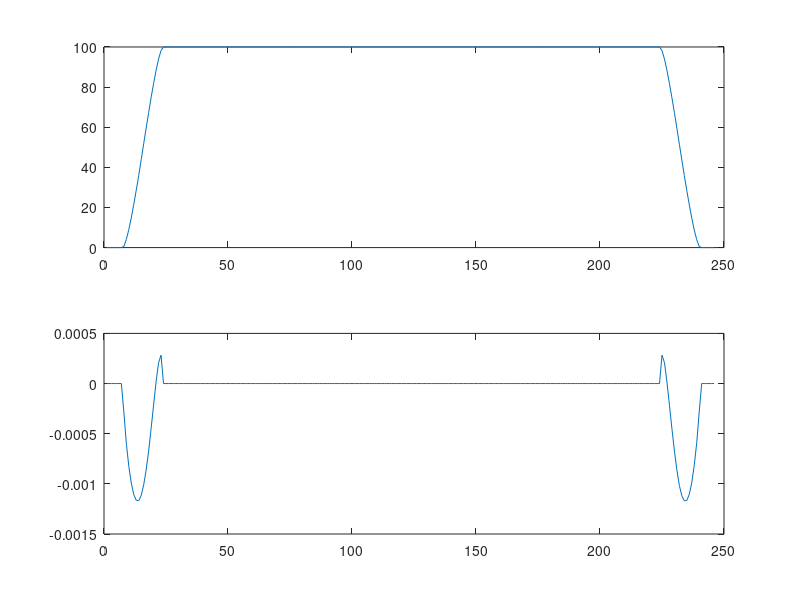

This figure's MATLAB source:

%  Test data for Annular eclipse
Data = [  -360289.895402500   1804947.560213000   782531.466557400       26499993.124778342       -132757256.161143260       -57556647.433934323             46.675056824          0.365440911
   -360926.944579662   1804840.516161845   782485.061519991       26501780.776234128       -132756955.057288200       -57556516.901344009             46.675051456          0.365440891
   -361563.993747349   1804733.472179746   782438.656509861       26501780.776234128       -132756955.057288200       -57556516.901344009             46.675036775          0.365440834
   -362201.042905511   1804626.428266710   782392.251527013       26503568.423790973       -132756653.933435630       -57556386.360094532             46.675011841          0.365440738
   -362838.092054101   1804519.384422750   782345.846571451       26503568.423790973       -132756653.933435630       -57556386.360094532             46.674977584          0.365440604
   -363475.141193069   1804412.340647873   782299.441643181       26503568.423790973       -132756653.933435630       -57556386.360094532             46.429764136          0.365440431
   -364112.190322366   1804305.296942090   782253.036742205       26505356.067448612       -132756352.789585620       -57556255.810185902             44.694434872          0.365440221
   -364749.239441943   1804198.253305411   782206.631868529       26507143.707206756       -132756051.625738230       -57556125.251618125             42.366433345          0.365439971
   -365386.288551751   1804091.209737844   782160.227022156       26507143.707206756       -132756051.625738230       -57556125.251618125             39.654373451          0.365439684
   -366023.337651741   1803984.166239401   782113.822203092       26507143.707206756       -132756051.625738230       -57556125.251618125             36.787088755          0.365439358
   -366660.386741864   1803877.122810090   782067.417411339       26508931.343065128       -132755750.441893460       -57555994.684391223             33.955561513          0.365438994
   -367297.435822071   1803770.079449922   782021.012646903       26508931.343065128       -132755750.441893460       -57555994.684391223             30.982204237          0.365438591
   -367934.484892314   1803663.036158908   781974.607909788       26510718.975023445       -132755449.238051350       -57555864.108505197             28.125220072          0.365438151
   -368571.533952542   1803555.992937055   781928.203199998       26512506.603081428       -132755148.014211940       -57555733.523960091             25.294476979          0.365437671
   -369208.583002709   1803448.949784375   781881.798517538       26512506.603081428       -132755148.014211940       -57555733.523960091             22.399712867          0.365437154
   -369845.632042764   1803341.906700878   781835.393862412       26512506.603081428       -132755148.014211940       -57555733.523960091             19.572594690          0.365436598
   -370482.681072658   1803234.863686573   781788.989234623       26514294.228437498       -132754846.770173240       -57555602.930668317             16.933505314          0.365436004
   -371119.730092343   1803127.820741470   781742.584634178       26516081.848693971       -132754545.506339330       -57555472.328805044             14.388551781          0.365435371
   -371756.779101770   1803020.777865581   781696.180061080       26516081.848693971       -132754545.506339330       -57555472.328805044             11.859579713          0.365434701
   -372393.828100889   1802913.735058914   781649.775515333       26517869.465049274       -132754244.222508210       -57555341.718282729              9.557354584          0.365433992
   -373030.877089653   1802806.692321479   781603.370996943       26517869.465049274       -132754244.222508210       -57555341.718282729              7.320523652          0.365433244
   -373667.926068012   1802699.649653288   781556.966505912       26517869.465049274       -132754244.222508210       -57555341.718282729              5.269512838          0.365432458
   -374304.975035917   1802592.607054349   781510.562042247       26519657.077503126       -132753942.918679940       -57555211.099101357              3.503354552          0.365431634
   -374942.023993319   1802485.564524674   781464.157605950       26521444.686055247       -132753641.594854530       -57555080.471260987              1.981969706          0.365430772
   -375579.072940170   1802378.522064272   781417.753197028       26521444.686055247       -132753641.594854530       -57555080.471260987              0.732432601          0.365429871
   -376216.121876420   1802271.479673154   781371.348815484       26521444.686055247       -132753641.594854530       -57555080.471260987              0.007972503          0.365428932
   -376853.170802020   1802164.437351330   781324.944461323       26523232.290705353       -132753340.251032040       -57554949.834761590              0.000000000          0.365427955
   -377490.219716923   1802057.395098809   781278.540134548       26523232.290705353       -132753340.251032040       -57554949.834761590              0.000000000          0.365426939
   -378127.268621079   1801950.352915603   781232.135835166       26525019.891453166       -132753038.887212490       -57554819.189603209              0.000000000          0.365425885
   -378764.317514438   1801843.310801723   781185.731563180       26526807.488298409       -132752737.503395930       -57554688.535785846              0.000000000          0.365424792
   -379401.366396953   1801736.268757177   781139.327318595       26526807.488298409       -132752737.503395930       -57554688.535785846              0.000000000          0.365423662
   -380038.415268574   1801629.226781977   781092.923101415       26526807.488298409       -132752737.503395930       -57554688.535785846       0.000000000          0.365422493];

%  Test data for total eclipse
Data = [ -10942.332218761   91722.958587138   39766.769410345       26499993.124778342       -132757256.161143260       -57556647.433934323              0.000000000          7.272295796
   -11001.476242337   91716.551072217   39763.991412053       26501780.776234128       -132756955.057288200       -57556516.901344009              0.000000000          7.272331249
   -11060.616379675   91710.111219716   39761.199392526       26501780.776234128       -132756955.057288200       -57556516.901344009              0.000000000          7.272366717
   -11119.752609859   91703.639031429   39758.393352544       26503568.423790973       -132756653.933435630       -57556386.360094532              0.000000000          7.272402199
   -11178.884911973   91697.134509166   39755.573292891       26503568.423790973       -132756653.933435630       -57556386.360094532              0.000000000          7.272437695
   -11238.013265103   91690.597654745   39752.739214357       26503568.423790973       -132756653.933435630       -57556386.360094532              0.000000000          7.272473206
   -11297.137648334   91684.028469997   39749.891117735       26505356.067448612       -132756352.789585620       -57556255.810185902              0.000000000          7.272508732
   -11356.258040754   91677.426956762   39747.029003824       26507143.707206756       -132756051.625738230       -57556125.251618125              0.581463228          7.272544272
   -11415.374421451   91670.793116895   39744.152873427       26507143.707206756       -132756051.625738230       -57556125.251618125              4.035012044          7.272579826
   -11474.486769512   91664.126952258   39741.262727353       26507143.707206756       -132756051.625738230       -57556125.251618125              9.005259182          7.272615394
   -11533.595064027   91657.428464727   39738.358566417       26508931.343065128       -132755750.441893460       -57555994.684391223             14.843093559          7.272650977
   -11592.699284085   91650.697656188   39735.440391435       26508931.343065128       -132755750.441893460       -57555994.684391223             21.525928135          7.272686575
   -11651.799408778   91643.934528541   39732.508203232       26510718.975023445       -132755449.238051350       -57555864.108505197             28.589221636          7.272722187
   -11710.895417198   91637.139083693   39729.562002635       26512506.603081428       -132755148.014211940       -57555733.523960091             36.018958269          7.272757813
   -11769.987288436   91630.311323565   39726.601790478       26512506.603081428       -132755148.014211940       -57555733.523960091             43.851753623          7.272793453
   -11829.075001585   91623.451250090   39723.627567598       26512506.603081428       -132755148.014211940       -57555733.523960091             51.805614152          7.272829108
   -11888.158535741   91616.558865209   39720.639334838       26514294.228437498       -132754846.770173240       -57555602.930668317             59.590850982          7.272864777
   -11947.237869997   91609.634170877   39717.637093046       26516081.848693971       -132754545.506339330       -57555472.328805044             67.251888466          7.272900460
   -12006.312983450   91602.677169060   39714.620843075       26516081.848693971       -132754545.506339330       -57555472.328805044             74.812322183          7.272936158
   -12065.383855196   91595.687861734   39711.590585781       26517869.465049274       -132754244.222508210       -57555341.718282729             81.805356621          7.272971870
   -12124.450464332   91588.666250888   39708.546322028       26517869.465049274       -132754244.222508210       -57555341.718282729             88.337914502          7.273007596
   -12183.512789957   91581.612338520   39705.488052683       26517869.465049274       -132754244.222508210       -57555341.718282729             93.992278556          7.273043337
   -12242.570811171   91574.526126641   39702.415778617       26519657.077503126       -132753942.918679940       -57555211.099101357             98.260376659          7.273079092
   -12301.624507072   91567.407617274   39699.329500707       26521444.686055247       -132753641.594854530       -57555080.471260987            100.000000000          7.273114861
   -12360.673856762   91560.256812451   39696.229219837       26521444.686055247       -132753641.594854530       -57555080.471260987            100.000000000          7.273150644
   -12419.718839344   91553.073714217   39693.114936891       26521444.686055247       -132753641.594854530       -57555080.471260987            100.000000000          7.273186442
   -12478.759433919   91545.858324626   39689.986652763       26523232.290705353       -132753340.251032040       -57554949.834761590            100.000000000          7.273222253
   -12537.795619591   91538.610645747   39686.844368348       26523232.290705353       -132753340.251032040       -57554949.834761590            100.000000000          7.273258079
   -12596.827375465   91531.330679658   39683.688084548       26525019.891453166       -132753038.887212490       -57554819.189603209            100.000000000          7.273293919
   -12655.854680646   91524.018428447   39680.517802269       26526807.488298409       -132752737.503395930       -57554688.535785846            100.000000000          7.273329774
   -12714.877514241   91516.673894216   39677.333522423       26526807.488298409       -132752737.503395930       -57554688.535785846            100.000000000          7.273365642
   -12773.895855358   91509.297079077   39674.135245925       26526807.488298409       -132752737.503395930       -57554688.535785846            100.000000000          7.273401525
   -12832.909683103   91501.887985153   39670.922973697       26528595.081240796       -132752436.099582370       -57554557.873309515            100.000000000          7.273437421
   -12891.918976588   91494.446614578   39667.696706665       26530382.670280050       -132752134.675771880       -57554427.202174246            100.000000000          7.273473332
   -12950.923714921   91486.972969498   39664.456445759       26530382.670280050       -132752134.675771880       -57554427.202174246            100.000000000          7.273509257
   -13009.923877214   91479.467052071   39661.202191915       26532170.255415894       -132751833.231964440       -57554296.522380032            100.000000000          7.273545196
   -13068.919442579   91471.928864465   39657.933946073       26532170.255415894       -132751833.231964440       -57554296.522380032            100.000000000          7.273581150
   -13127.910390130   91464.358408858   39654.651709179       26532170.255415894       -132751833.231964440       -57554296.522380032            100.000000000          7.273617117
   -13186.896698980   91456.755687444   39651.355482183       26533957.837846711       -132751531.767958000       -57554165.833839275            100.000000000          7.273653098
   -13245.878348245   91449.120702422   39648.045266041       26535745.415174887       -132751230.284156840       -57554035.136727236            100.000000000          7.273689094
   -13304.855317040   91441.453456008   39644.721061712       26535745.415174887       -132751230.284156840       -57554035.136727236            100.000000000          7.273725103
   -13363.827584483   91433.753950425   39641.382870161       26535745.415174887       -132751230.284156840       -57554035.136727236            100.000000000          7.273761127
   -13422.795129691   91426.022187909   39638.030692359       26537532.988598809       -132750928.780358870       -57553904.430956304            100.000000000          7.273797165
   -13481.757931785   91418.258170709   39634.664529280       26539320.558118198       -132750627.256564160       -57553773.716526516            100.000000000          7.273833216
   -13540.715969884   91410.461901081   39631.284381903       26539320.558118198       -132750627.256564160       -57553773.716526516            100.000000000          7.273869282
   -13599.669223109   91402.633381297   39627.890251214       26541108.123732775       -132750325.712772670       -57553642.993437849            100.000000000          7.273905362
   -13658.617670582   91394.772613636   39624.482138201       26541108.123732775       -132750325.712772670       -57553642.993437849            100.000000000          7.273941455
   -13717.561291428   91386.879600393   39621.060043859       26541108.123732775       -132750325.712772670       -57553642.993437849            100.000000000          7.273977563
   -13776.500064769   91378.954343869   39617.623969187       26542895.685442265       -132750024.148984480       -57553512.261690356            100.000000000          7.274013685
   -13835.433969733   91370.996846380   39614.173915190       26544683.243246380       -132749722.565199640       -57553381.521284021            100.000000000          7.274049820
   -13894.362985444   91363.007110252   39610.709882875       26544683.243246380       -132749722.565199640       -57553381.521284021            100.000000000          7.274085970
   -13953.287091031   91354.985137822   39607.231873257       26544683.243246380       -132749722.565199640       -57553381.521284021            100.000000000          7.274122133
   -14012.206265622   91346.930931439   39603.739887354       26546470.797144841       -132749420.961418170       -57553250.772218876            100.000000000          7.274158311
   -14071.120488348   91338.844493463   39600.233926191       26546470.797144841       -132749420.961418170       -57553250.772218876            100.000000000          7.274194502
   -14130.029738338   91330.725826266   39596.713990796       26548258.347137369       -132749119.337640090       -57553120.014494926            100.000000000          7.274230707
   -14188.933994725   91322.574932228   39593.180082201       26550045.893223688       -132748817.693865430       -57552989.248112194            100.000000000          7.274266926
   -14247.833236642   91314.391813746   39589.632201446       26550045.893223688       -132748817.693865430       -57552989.248112194            100.000000000          7.274303159
   -14306.727443223   91306.176473222   39586.070349573       26550045.893223688       -132748817.693865430       -57552989.248112194            100.000000000          7.274339406
   -14365.616593603   91297.928913074   39582.494527631       26551833.435403515       -132748516.030094300       -57552858.473070696            100.000000000          7.274375667
   -14424.500666919   91289.649135729   39578.904736672       26553620.974875204       -132748214.346124320       -57552727.689282738            100.000000000          7.274411942
   -14483.379642309   91281.337143626   39575.300977754       26553620.974875204       -132748214.346124320       -57552727.689282738            100.000000000          7.274448230
   -14542.253498911   91272.992939214   39571.683251940       26555408.509241205       -132747912.642360200       -57552596.896923736            100.000000000          7.274484532
   -14601.122215864   91264.616524956   39568.051560298       26555408.509241205       -132747912.642360200       -57552596.896923736            100.000000000          7.274520848
   -14659.985772311   91256.207903324   39564.405903900       26555408.509241205       -132747912.642360200       -57552596.896923736            100.000000000          7.274557178
   -14718.844147393   91247.767076802   39560.746283822       26557196.039699867       -132747610.918599650       -57552466.095906012            100.000000000          7.274593522
   -14777.697320254   91239.294047884   39557.072701149       26558983.566250928       -132747309.174842720       -57552335.286229581            100.000000000          7.274629879
   -14836.545270038   91230.788819077   39553.385156966       26558983.566250928       -132747309.174842720       -57552335.286229581            100.000000000          7.274666251
   -14895.387975891   91222.251392899   39549.683652365       26558983.566250928       -132747309.174842720       -57552335.286229581            100.000000000          7.274702636
   -14954.225416960   91213.681771879   39545.968188444       26560771.088894092       -132747007.411089420       -57552204.467894450            100.000000000          7.274739034
   -15013.057572393   91205.079958557   39542.238766304       26560771.088894092       -132747007.411089420       -57552204.467894450            100.000000000          7.274775447
   -15071.884421340   91196.445955485   39538.495387053       26562558.607629083       -132746705.627339830       -57552073.640900634            100.000000000          7.274811873
   -15130.705942951   91187.779765224   39534.738051800       26564346.122455623       -132746403.823593940       -57551942.805248156            100.000000000          7.274848313
   -15189.522116378   91179.081390349   39530.966761664       26564346.122455623       -132746403.823593940       -57551942.805248156            100.000000000          7.274884767
   -15248.332920774   91170.350833446   39527.181517764       26564346.122455623       -132746403.823593940       -57551942.805248156            100.000000000          7.274921234
   -15307.138335293   91161.588097110   39523.382321228       26566133.633373428       -132746101.999851810       -57551811.960937038            100.000000000          7.274957715
   -15365.938339091   91152.793183950   39519.569173187       26567921.140382223       -132745800.156113460       -57551681.107967272            100.000000000          7.274994210
   -15424.732911325   91143.966096585   39515.742074775       26567921.140382223       -132745800.156113460       -57551681.107967272            100.000000000          7.275030718
   -15483.522031153   91135.106837645   39511.901027135       26569708.643481731       -132745498.292378960       -57551550.246338889            100.000000000          7.275067240
   -15542.305677734   91126.215409771   39508.046031412       26569708.643481731       -132745498.292378960       -57551550.246338889            100.000000000          7.275103776
   -15601.083830229   91117.291815616   39504.177088757       26569708.643481731       -132745498.292378960       -57551550.246338889            100.000000000          7.275140325
   -15659.856467800   91108.336057845   39500.294200324       26571496.142671660       -132745196.408648310       -57551419.376051903            100.000000000          7.275176888
   -15718.623569610   91099.348139132   39496.397367276       26573283.639150351       -132744894.504719090       -57551288.497018561            100.000000000          7.275213465
   -15777.385114823   91090.328062165   39492.486590775       26573283.639150351       -132744894.504719090       -57551288.497018561            100.000000000          7.275250055
   -15836.141082605   91081.275829641   39488.561871994       26573283.639150351       -132744894.504719090       -57551288.497018561            100.000000000          7.275286659
   -15894.891452124   91072.191444269   39484.623212106       26575071.130520295       -132744592.580996260       -57551157.609414391            100.000000000          7.275323276
   -15953.636202547   91063.074908770   39480.670612293       26575071.130520295       -132744592.580996260       -57551157.609414391            100.000000000          7.275359907
   -16012.375313045   91053.926225875   39476.704073737       26576858.617979828       -132744290.637277380       -57551026.713151678            100.000000000          7.275396551
   -16071.108762788   91044.745398327   39472.723597631       26578646.101528671       -132743988.673562510       -57550895.808230415            100.000000000          7.275433209
   -16129.836530950   91035.532428881   39468.729185166       26578646.101528671       -132743988.673562510       -57550895.808230415            100.000000000          7.275469881
   -16188.558596703   91026.287320302   39464.720837545       26578646.101528671       -132743988.673562510       -57550895.808230415            100.000000000          7.275506566
   -16247.274939223   91017.010075366   39460.698555969       26580433.581166543       -132743686.689851670       -57550764.894650608            100.000000000          7.275543264
   -16305.985537687   91007.700696862   39456.662341650       26582221.056893166       -132743384.686144920       -57550633.972412296            100.000000000          7.275579976
   -16364.690371273   90998.359187589   39452.612195801       26582221.056893166       -132743384.686144920       -57550633.972412296            100.000000000          7.275616702
   -16423.389419158   90988.985550357   39448.548119640       26584008.528708253       -132743082.662442250       -57550503.041515484            100.000000000          7.275653440
   -16482.082660525   90979.579787988   39444.470114392       26584008.528708253       -132743082.662442250       -57550503.041515484            100.000000000          7.275690193
   -16540.770074556   90970.141903315   39440.378181286       26584008.528708253       -132743082.662442250       -57550503.041515484            100.000000000          7.275726959
   -16599.451640433   90960.671899182   39436.272321554       26585795.996611528       -132742780.618743750       -57550372.101960182            100.000000000          7.275763738
   -16658.127337341   90951.169778445   39432.152536436       26587583.460602708       -132742478.555049420       -57550241.153746411            100.000000000          7.275800531
   -16716.797144467   90941.635543970   39428.018827176       26587583.460602708       -132742478.555049420       -57550241.153746411            100.000000000          7.275837337
   -16775.461040999   90932.069198636   39423.871195020       26587583.460602708       -132742478.555049420       -57550241.153746411            100.000000000          7.275874157
   -16834.119006124   90922.470745332   39419.709641223       26589370.920681529       -132742176.471359300       -57550110.196874186            100.000000000          7.275910989
   -16892.771019035   90912.840186958   39415.534167042       26589370.920681529       -132742176.471359300       -57550110.196874186            100.000000000          7.275947836
   -16951.417058923   90903.177526426   39411.344773740       26591158.376847684       -132741874.367673430       -57549979.231343508            100.000000000          7.275984696
   -17010.057104981   90893.482766659   39407.141462586       26592945.830299493       -132741572.243789240       -57549848.257066593            100.000000000          7.276021569
   -17068.691136404   90883.755910592   39402.924234851       26592945.830299493       -132741572.243789240       -57549848.257066593            100.000000000          7.276058455
   -17127.319132389   90873.996961170   39398.693091814       26592945.830299493       -132741572.243789240       -57549848.257066593            100.000000000          7.276095355
   -17185.941072133   90864.205921350   39394.448034756       26594733.278639514       -132741270.100111980       -57549717.274219073            100.000000000          7.276132268
   -17244.556934836   90854.382794099   39390.189064966       26596520.723066039       -132740967.936439040       -57549586.282713167            100.000000000          7.276169194
   -17303.166699697   90844.527582398   39385.916183734       26596520.723066039       -132740967.936439040       -57549586.282713167            100.000000000          7.276206134
   -17361.770345921   90834.640289237   39381.629392359       26598308.163578790       -132740665.752770510       -57549455.282548867            100.000000000          7.276243087
   -17420.367852709   90824.720917618   39377.328692143       26598308.163578790       -132740665.752770510       -57549455.282548867            100.000000000          7.276280053
   -17478.959199268   90814.769470554   39373.014084391       26598308.163578790       -132740665.752770510       -57549455.282548867            100.000000000          7.276317033
   -17537.544364805   90804.785951068   39368.685570417       26600095.600177493       -132740363.549106390       -57549324.273726210            100.000000000          7.276354026
   -17596.123328526   90794.770362198   39364.343151535       26601883.032861866       -132740061.325446750       -57549193.256245211            100.000000000          7.276391032
   -17654.696069643   90784.722706989   39359.986829069       26601883.032861866       -132740061.325446750       -57549193.256245211            100.000000000          7.276428051
   -17713.262567367   90774.642988500   39355.616604344       26601883.032861866       -132740061.325446750       -57549193.256245211            100.000000000          7.276465084
   -17771.822800910   90764.531209800   39351.232478691       26603670.461631622       -132739759.081791590       -57549062.230105862            100.000000000          7.276502130
   -17830.376749487   90754.387373969   39346.834453447       26603670.461631622       -132739759.081791590       -57549062.230105862            100.000000000          7.276539189
   -17888.924392314   90744.211484100   39342.422529953       26605457.886486489       -132739456.818140980       -57548931.195308194            100.000000000          7.276576261
   -17947.465708608   90734.003543296   39337.996709554       26607245.307426184       -132739154.534494940       -57548800.151852220            100.000000000          7.276613346
   -18006.000677589   90723.763554671   39333.556993601       26607245.307426184       -132739154.534494940       -57548800.151852220            100.000000000          7.276650445
   -18064.529278477   90713.491521351   39329.103383450       26607245.307426184       -132739154.534494940       -57548800.151852220            100.000000000          7.276687556
   -18123.051490494   90703.187446471   39324.635880461       26609032.724450432       -132738852.230853480       -57548669.099737957            100.000000000          7.276724681
   -18181.567292865   90692.851333182   39320.154486000       26610820.137558945       -132738549.907216670       -57548538.038965411            100.000000000          7.276761819
   -18240.076664814   90682.483184642   39315.659201436       26610820.137558945       -132738549.907216670       -57548538.038965411            100.000000000          7.276798970
   -18298.579585569   90672.083004021   39311.150028146       26612607.546751443       -132738247.563584520       -57548406.969534606            100.000000000          7.276836134
   -18357.076034358   90661.650794501   39306.626967509       26612607.546751443       -132738247.563584520       -57548406.969534606            100.000000000          7.276873312
   -18415.565990412   90651.186559276   39302.090020910       26612607.546751443       -132738247.563584520       -57548406.969534606            100.000000000          7.276910502
   -18474.049432963   90640.690301550   39297.539189739       26614394.953226205       -132737945.199754360       -57548275.891357668            100.000000000          7.276947706
   -18532.526341244   90630.162024539   39292.974475390       26616182.354585838       -132737642.816131650       -57548144.804610379            100.000000000          7.276984922
   -18590.996694490   90619.601731469   39288.395879263       26616182.354585838       -132737642.816131650       -57548144.804610379            100.000000000          7.277022152
   -18649.460471938   90609.009425578   39283.803402763       26616182.354585838       -132737642.816131650       -57548144.804610379            100.000000000          7.277059395
   -18707.917652827   90598.385110116   39279.197047298       26617969.752028629       -132737340.412513730       -57548013.709204867            100.000000000          7.277096650
   -18766.368216396   90587.728788343   39274.576814282       26619757.145554282       -132737037.988900630       -57547882.605141163            100.000000000          7.277133919
   -18824.812141889   90577.040463532   39269.942705136       26619757.145554282       -132737037.988900630       -57547882.605141163            100.000000000          7.277171201
   -18883.249408547   90566.320138965   39265.294721282       26621544.535162527       -132736735.545292380       -57547751.492419273            100.000000000          7.277208495
   -18941.679995616   90555.567817936   39260.632864150       26621544.535162527       -132736735.545292380       -57547751.492419273            100.000000000          7.277245803
   -19000.103882344   90544.783503752   39255.957135172       26621544.535162527       -132736735.545292380       -57547751.492419273            100.000000000          7.277283124
   -19058.521047978   90533.967199728   39251.267535789       26623331.920853075       -132736433.081689000       -57547620.371039212            100.000000000          7.277320458
   -19116.931471769   90523.118909193   39246.564067442       26625119.302625660       -132736130.598090560       -57547489.241000980            100.000000000          7.277357804
   -19175.335132968   90512.238635487   39241.846731581       26625119.302625660       -132736130.598090560       -57547489.241000980            100.000000000          7.277395164
   -19233.732010830   90501.326381960   39237.115529658       26625119.302625660       -132736130.598090560       -57547489.241000980            100.000000000          7.277432536
   -19292.122084611   90490.382151973   39232.370463131       26626906.680479985       -132735828.094497070       -57547358.102304615            100.000000000          7.277469922
   -19350.505333566   90479.405948899   39227.611533464       26626906.680479985       -132735828.094497070       -57547358.102304615            100.000000000          7.277507320
   -19408.881736955   90468.397776124   39222.838742124       26628694.054415785       -132735525.570908560       -57547226.954950124            100.000000000          7.277544731
   -19467.251274039   90457.357637041   39218.052090584       26630481.424432769       -132735223.027325090       -57547095.798937522            100.000000000          7.277582156
   -19525.613924079   90446.285535059   39213.251580321       26630481.424432769       -132735223.027325090       -57547095.798937522            100.000000000          7.277619593
   -19583.969666341   90435.181473595   39208.437212818       26630481.424432769       -132735223.027325090       -57547095.798937522            100.000000000          7.277657042
   -19642.318480090   90424.045456078   39203.608989562       26632268.790530667       -132734920.463746710       -57546964.634266824            100.000000000          7.277694505
   -19700.660344594   90412.877485949   39198.766912045       26634056.153907709       -132734617.879970490       -57546833.460850082            100.000000000          7.277731981
   -19758.995239122   90401.677566659   39193.910981764       26634056.153907709       -132734617.879970490       -57546833.460850082            100.000000000          7.277769469
   -19817.323142945   90390.445701671   39189.041200222       26635843.512166578       -132734315.276402290       -57546702.278863221            100.000000000          7.277806970
   -19875.644035337   90379.181894460   39184.157568924       26635843.512166578       -132734315.276402290       -57546702.278863221            100.000000000          7.277844484
   -19933.957895572   90367.886148511   39179.260089382       26635843.512166578       -132734315.276402290       -57546702.278863221            100.000000000          7.277882011
   -19992.264702927   90356.558467320   39174.348763114       26637630.866505522       -132734012.652839260       -57546571.088218316            100.000000000          7.277919551
   -20050.564436681   90345.198854396   39169.423591640       26639418.216924243       -132733710.009281460       -57546439.888915375            100.000000000          7.277957103
   -20108.857076113   90333.807313257   39164.484576486       26639418.216924243       -132733710.009281460       -57546439.888915375            100.000000000          7.277994668
   -20167.142600507   90322.383847433   39159.531719184       26639418.216924243       -132733710.009281460       -57546439.888915375            100.000000000          7.278032246
   -20225.420989145   90310.928460468   39154.565021270       26641205.563422482       -132733407.345728870       -57546308.680954412            100.000000000          7.278069837
   -20283.692221315   90299.441155912   39149.584484284       26641205.563422482       -132733407.345728870       -57546308.680954412            100.000000000          7.278107440
   -20341.956276303   90287.921937330   39144.590109773       26642992.905999951       -132733104.662181590       -57546177.464335442            100.000000000          7.278145056
   -20400.213133399   90276.370808298   39139.581899286       26644780.244656362       -132732801.958639590       -57546046.239058480            100.000000000          7.278182685
   -20458.462771894   90264.787772402   39134.559854380       26644780.244656362       -132732801.958639590       -57546046.239058480            100.000000000          7.278220327
   -20516.705171083   90253.172833239   39129.523976614       26644780.244656362       -132732801.958639590       -57546046.239058480            100.000000000          7.278257981
   -20574.940310259   90241.525994419   39124.474267555       26646567.579391446       -132732499.235102970       -57545915.005123533            100.000000000          7.278295648
   -20633.168168720   90229.847259562   39119.410728771       26648354.910204921       -132732196.491571690       -57545783.762530632            100.000000000          7.278333327
   -20691.388725766   90218.136632299   39114.333361838       26648354.910204921       -132732196.491571690       -57545783.762530632            100.000000000          7.278371020
   -20749.601960696   90206.394116273   39109.242168337       26650142.237096500       -132731893.728045870       -57545652.511279784            100.000000000          7.278408724
   -20807.807852814   90194.619715138   39104.137149850       26650142.237096500       -132731893.728045870       -57545652.511279784            100.000000000          7.278446442
   -20866.006381424   90182.813432559   39099.018307969       26650142.237096500       -132731893.728045870       -57545652.511279784            100.000000000          7.278484172
   -20924.197525833   90170.975272212   39093.885644287       26651929.560065910       -132731590.944525470       -57545521.251371004            100.000000000          7.278521914
   -20982.381265350   90159.105237784   39088.739160404       26653716.880311359       -132731288.140807520       -57545389.982716285            100.000000000          7.278559670
   -21040.557579285   90147.203332976   39083.578857923       26653716.880311359       -132731288.140807520       -57545389.982716285            100.000000000          7.278597438
   -21098.726446950   90135.269561495   39078.404738455       26653716.880311359       -132731288.140807520       -57545389.982716285            100.000000000          7.278635218
   -21156.887847660   90123.303927065   39073.216803612       26655504.195435580       -132730985.317298130       -57545258.705491669            100.000000000          7.278673011
   -21215.041760731   90111.306433417   39068.015055015       26655504.195435580       -132730985.317298130       -57545258.705491669            100.000000000          7.278710816
   -21273.188165482   90099.277084294   39062.799494285       26657291.506636798       -132730682.473794310       -57545127.419609182            100.000000000          7.278748634
   -21331.327041233   90087.215883452   39057.570123052       26659078.813914720       -132730379.610296070       -57544996.125068814            100.000000000          7.278786465
   -21389.458367306   90075.122834658   39052.326942949       26659078.813914720       -132730379.610296070       -57544996.125068814            100.000000000          7.278824308
   -21447.582123025   90062.997941687   39047.069955614       26659078.813914720       -132730379.610296070       -57544996.125068814            100.000000000          7.278862164
   -21505.698287717   90050.841208330   39041.799162691       26660866.117269073       -132730076.726803470       -57544864.821870603            100.000000000          7.278900032
   -21563.806840710   90038.652638385   39036.514565827       26662653.416699570       -132729773.823316540       -57544733.510014541            100.000000000          7.278937912
   -21621.907761334   90026.432235664   39031.216166676       26662653.416699570       -132729773.823316540       -57544733.510014541            100.000000000          7.278975805
   -21680.001028922   90014.180003988   39025.903966894       26664440.712205939       -132729470.899835270       -57544602.189500645            100.000000000          7.279013711
   -21738.086622807   90001.895947192   39020.577968145       26664440.712205939       -132729470.899835270       -57544602.189500645            100.000000000          7.279051628
   -21796.164522327   89989.580069120   39015.238172095       26664440.712205939       -132729470.899835270       -57544602.189500645            100.000000000          7.279089559
   -21854.234706819   89977.232373628   39009.884580418       26666228.003787894       -132729167.956359800       -57544470.860328950            100.000000000          7.279127501
   -21912.297155625   89964.852864583   39004.517194790       26668015.291445162       -132728864.992890070       -57544339.522499450            100.000000000          7.279165457
   -21970.351848086   89952.441545863   38999.136016893       26668015.291445162       -132728864.992890070       -57544339.522499450            100.000000000          7.279203424
   -22028.398763547   89939.998421358   38993.741048415       26668015.291445162       -132728864.992890070       -57544339.522499450            100.000000000          7.279241404
   -22086.437881355   89927.523494969   38988.332291047       26669802.575177457       -132728562.009426160       -57544208.176012173            100.000000000          7.279279396
   -22144.469180859   89915.016770607   38982.909746485       26669802.575177457       -132728562.009426160       -57544208.176012173            100.000000000          7.279317401
   -22202.492641409   89902.478252196   38977.473416431       26671589.854984500       -132728259.005968080       -57544076.820867129            100.000000000          7.279355418
   -22260.508242357   89889.907943670   38972.023302591       26673377.132064477       -132727955.982312690       -57543945.456976235            100.000000000          7.279393447
   -22318.515963060   89877.305848974   38966.559406677       26673377.132064477       -132727955.982312690       -57543945.456976235            100.000000000          7.279431489
   -22376.515782875   89864.671972067   38961.081730405       26673377.132064477       -132727955.982312690       -57543945.456976235            100.000000000          7.279469543
   -22434.507681159   89852.006316914   38955.590275495       26675164.404020175       -132727652.938866410       -57543814.084515691            100.000000000          7.279507609
   -22492.491637276   89839.308887497   38950.085043673       26676951.672049779       -132727349.875426050       -57543682.703397438            100.000000000          7.279545688
   -22550.467630587   89826.579687805   38944.566036670       26676951.672049779       -132727349.875426050       -57543682.703397438            100.000000000          7.279583779
   -22608.435640459   89813.818721839   38939.033256222       26678738.936153021       -132727046.791991700       -57543551.313621469            100.000000000          7.279621882
   -22666.395646260   89801.025993614   38933.486704068       26678738.936153021       -132727046.791991700       -57543551.313621469            100.000000000          7.279659997
   -22724.347627359   89788.201507152   38927.926381954       26678738.936153021       -132727046.791991700       -57543551.313621469            100.000000000          7.279698125
   -22782.291563128   89775.345266490   38922.352291631       26680526.196329605       -132726743.688563350       -57543419.915187806            100.000000000          7.279736265
   -22840.227432942   89762.457275673   38916.764434852       26682313.452579260       -132726440.565141080       -57543288.508096471            100.000000000          7.279774417
   -22898.155216176   89749.537538759   38911.162813378       26682313.452579260       -132726440.565141080       -57543288.508096471            100.000000000          7.279812581
   -22956.074892210   89736.586059818   38905.547428974       26682313.452579260       -132726440.565141080       -57543288.508096471            100.000000000          7.279850758
   -23013.986440424   89723.602842928   38899.918283408       26684100.704901703       -132726137.421724890       -57543157.092347473            100.000000000          7.279888946
   -23071.889840200   89710.587892183   38894.275378456       26684100.704901703       -132726137.421724890       -57543157.092347473            100.000000000          7.279927147
   -23129.785070925   89697.541211683   38888.618715896       26685887.953296654       -132725834.258314850       -57543025.667940833            100.000000000          7.279965360
   -23187.672111984   89684.462805544   38882.948297513       26687675.197763834       -132725531.074910950       -57542894.234876558            100.000000000          7.280003585
   -23245.550942769   89671.352677888   38877.264125095       26687675.197763834       -132725531.074910950       -57542894.234876558            100.000000000          7.280041823
   -23303.421542670   89658.210832854   38871.566200437       26687675.197763834       -132725531.074910950       -57542894.234876558            100.000000000          7.280080072
   -23361.283891081   89645.037274588   38865.854525337       26689462.438302964       -132725227.871513260       -57542762.793154672            100.000000000          7.280118334
   -23419.137967399   89631.832007249   38860.129101598       26691249.674913764       -132724924.648121800       -57542631.342775181            100.000000000          7.280156607
   -23476.983751022   89618.595035006   38854.389931029       26691249.674913764       -132724924.648121800       -57542631.342775181            100.000000000          7.280194893
   -23534.821221351   89605.326362040   38848.637015444       26693036.908794381       -132724621.404533280       -57542499.883649945            100.000000000          7.280233191
   -23592.650357788   89592.025992544   38842.870356659       26693036.908794381       -132724621.404533280       -57542499.883649945            100.000000000          7.280271501
   -23650.471139739   89578.693930721   38837.089956499       26693036.908794381       -132724621.404533280       -57542499.883649945            100.000000000          7.280309823
   -23708.283546611   89565.330180784   38831.295816790       26694824.137547672       -132724318.141154360       -57542368.415955290            100.000000000          7.280348157
   -23766.087557814   89551.934746961   38825.487939367       26696611.362371791       -132724014.857781830       -57542236.939603083            100.000000000          7.280386503
   -23823.883152760   89538.507633487   38819.666326065       26696611.362371791       -132724014.857781830       -57542236.939603083            100.000000000          7.280424861
   -23881.670310864   89525.048844612   38813.830978727       26696611.362371791       -132724014.857781830       -57542236.939603083            100.000000000          7.280463231
   -23939.449011541   89511.558384593   38807.981899202       26698398.583266463       -132723711.554415660       -57542105.454593331            100.000000000          7.280501613
   -23997.219234210   89498.036257702   38802.119089340       26700185.800231401       -132723408.231055890       -57541973.960926056            100.000000000          7.280540007
   -24054.980958294   89484.482468220   38796.242550998       26700185.800231401       -132723408.231055890       -57541973.960926056             98.232751041          7.280578413
   -24112.734163215   89470.897020441   38790.352286039       26701973.013266325       -132723104.887702570       -57541842.458601266             93.947113661          7.280616831
   -24170.478828399   89457.279918667   38784.448296329       26701973.013266325       -132723104.887702570       -57541842.458601266             88.277615217          7.280655261
   -24228.214933275   89443.631167215   38778.530583739       26701973.013266325       -132723104.887702570       -57541842.458601266             81.731209579          7.280693703
   -24285.942457273   89429.950770411   38772.599150146       26703760.222370967       -132722801.524355750       -57541710.947618976             74.725425328          7.280732157
   -24343.661379825   89416.238732593   38766.653997431       26705547.427545026       -132722498.141015440       -57541579.427979216             67.314042062          7.280770623
   -24401.371680368   89402.495058108   38760.695127480       26705547.427545026       -132722498.141015440       -57541579.427979216             59.481377670          7.280809101
   -24459.073338339   89388.719751318   38754.722542184       26705547.427545026       -132722498.141015440       -57541579.427979216             51.520505781          7.280847590
   -24516.766333176   89374.912816593   38748.736243438       26707334.628788240       -132722194.737681700       -57541447.899681985             43.725145021          7.280886092
   -24574.450644324   89361.074258315   38742.736233144       26707334.628788240       -132722194.737681700       -57541447.899681985             35.886691346          7.280924605
   -24632.126251227   89347.204080879   38736.722513205       26709121.826100323       -132721891.314354540       -57541316.362727307             28.453776976          7.280963130
   -24689.793133331   89333.302288689   38730.695085534       26710909.019480992       -132721587.871034000       -57541184.817115195             21.390533203          7.281001667
   -24747.451270087   89319.368886161   38724.653952045       26710909.019480992       -132721587.871034000       -57541184.817115195             14.712330872          7.281040216
   -24805.100640946   89305.403877721   38718.599114657       26710909.019480992       -132721587.871034000       -57541184.817115195              8.770365952          7.281078777
   -24862.741225362   89291.407267809   38712.530575297       26712696.208929971       -132721284.407720130       -57541053.262845658              3.935454193          7.281117350
   -24920.373002793   89277.379060873   38706.448335892       26714483.395645376       -132720980.924209450       -57540921.699830495              0.573464485          7.281155934
   -24977.995952697   89263.319261375   38700.352398379       26714483.395645376       -132720980.924209450       -57540921.699830495              0.000000000          7.281194530
   -25035.610054535   89249.227873786   38694.242764696       26716270.577230129       -132720677.420908990       -57540790.128246166              0.000000000          7.281233138
   -25093.215287773   89235.104902588   38688.119436787       26716270.577230129       -132720677.420908990       -57540790.128246166              0.000000000          7.281271758
   -25150.811631877   89220.950352277   38681.982416601       26716270.577230129       -132720677.420908990       -57540790.128246166              0.000000000          7.281310389
   -25208.399066315   89206.764227357   38675.831706093       26718057.754882354       -132720373.897615310       -57540658.548004448              0.000000000          7.281349032
   -25265.977570558   89192.546532346   38669.667307222       26719844.928601760       -132720070.354328450       -57540526.959105372              0.000000000          7.281387687];
% % Penumbra Example
rv = [   -6891.447894751   63949.738178047   27724.545505436  ]';
rv_sun = [ 27623639.128357474       -132563915.689256130       -57472830.702920817   ]';

%  Umbra (Total Eclipse)  Example
rv = [    -8881.665279228   63739.985573811   27633.564195141  ]';
rv_sun = [27648630.770752989       -132559522.421055180       -57470926.247453578   ]';

%  Umbra (Annular Eclipse)  Example
rv = [  -360289.895402500   1804947.560213000   782531.466557400        ]';
rv_sun = [26499993.124778342       -132757256.161143260       -57556647.433934323               ]';


for i = 1:size(Data,1)
    
    t(i) = i;

    rv = Data(i,1:3)';
    rv_sun = Data(i,4:6)';

    %  Define the input vectors  ]';
    rv_B = [0 0 0]';

    %  Define the radius of Sun and Earth
    Re = 6378.1363;
    Rs = 695990.0000;

    %  Calculate relative vectors
    sv = rv - rv_B;
    sv_sun = rv_sun - rv_B;

    %  Calculate the apparrent radius of Sun and Earth
    Rps = asin(  Rs / norm( rv_sun - rv  )  );
    Rpe = asin(  Re / norm( rv - rv_B    )  );

    %  Calculate the apparent distance between Sun and Earth
    Dp = acos(-sv'*(rv_sun - rv)/norm(sv)/norm( rv_sun - rv  )   );

    if ( Dp >=Rps + Rpe)
        PercentShadow = 0;
    elseif (Dp <=  Rpe - Rps )
        PercentShadow = 100;
    elseif abs(Rps - Rpe) < Dp & Dp < Rps + Rpe  % Not an annular eclipse
        c1 = (Dp^2 + Rps^2 - Rpe^2 ) / 2/ Dp;
        c2 = sqrt( Rps^2 - c1^2 );
        A = Rps^2*acos( c1 / Rps  ) + Rpe^2 * acos( (Dp - c1)/Rpe ) - Dp*c2;
        PercentShadow =  100*A/pi/Rps^2;
    else                                      %  Annular eclipse
        PercentShadow = 100*Rpe^2/Rps^2;
    end

    ell   = -dot(sv,sv_sun)/norm(sv_sun);
    s     = norm(sv);
    s_sun = norm(sv_sun);
    d   = sqrt( s^2 - ell^2);

    sin_ap = (Rs + Re)/s_sun;
    sin_au = (Rs - Re)/s_sun;

    rp    = tan( asin(sin_ap)  )* (ell + Re/sin_ap);
    ru    = tan( asin(sin_au)  )* (ell - Re/sin_au);

    if ell > 0
        dp =  d - rp;
        du =  d - abs(ru);
    else
        dp =  abs(d - rp);
        du =  abs(d - abs(ru));
    end

    if du > 0 & dp > 0
        EclipseType = 'No Eclipse';
    elseif du < 0
        if ru < 0
            EclipseType = 'Umbra (Total Eclipse)';
        else
            EclipseType = 'Penumbra (Annular)';
        end
    else
        EclipseType = 'Penumbra';
    end
    Ru(i) = du;
    Rp(i) = dp;
    PS(i) = PercentShadow;
    disp(['PercentShadow = ' num2str(PercentShadow,4) '   '  ' EclipseType = ' EclipseType  ]);
    error(i) = PercentShadow - Data(i,7);
    

end

subplot(2,1,1)
plot(t,PS)
subplot(2,1,2)
plot(t,error)
